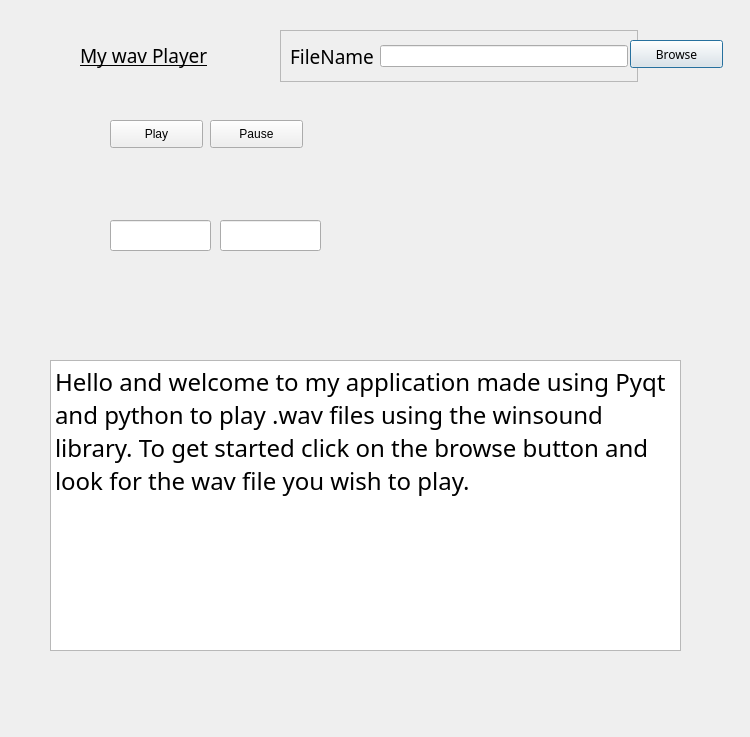
<?xml version="1.0" encoding="UTF-8"?>
<ui version="4.0">
 <class>Dialog</class>
 <widget class="QDialog" name="Dialog">
  <property name="geometry">
   <rect>
    <x>0</x>
    <y>0</y>
    <width>750</width>
    <height>737</height>
   </rect>
  </property>
  <property name="maximumSize">
   <size>
    <width>750</width>
    <height>1000</height>
   </size>
  </property>
  <property name="windowTitle">
   <string>Dialog</string>
  </property>
  <widget class="QTextBrowser" name="debugTextBrowser">
   <property name="geometry">
    <rect>
     <x>50</x>
     <y>360</y>
     <width>631</width>
     <height>291</height>
    </rect>
   </property>
   <property name="maximumSize">
    <size>
     <width>750</width>
     <height>1000</height>
    </size>
   </property>
   <property name="baseSize">
    <size>
     <width>750</width>
     <height>1000</height>
    </size>
   </property>
   <property name="font">
    <font>
     <family>MS PGothic</family>
     <pointsize>14</pointsize>
    </font>
   </property>
   <property name="html">
    <string>&lt;!DOCTYPE HTML PUBLIC &quot;-//W3C//DTD HTML 4.0//EN&quot; &quot;http://www.w3.org/TR/REC-html40/strict.dtd&quot;&gt;
&lt;html&gt;&lt;head&gt;&lt;meta name=&quot;qrichtext&quot; content=&quot;1&quot; /&gt;&lt;style type=&quot;text/css&quot;&gt;
p, li { white-space: pre-wrap; }
&lt;/style&gt;&lt;/head&gt;&lt;body style=&quot; font-family:'MS PGothic'; font-size:14pt; font-weight:400; font-style:normal;&quot;&gt;
&lt;p style=&quot; margin-top:0px; margin-bottom:0px; margin-left:0px; margin-right:0px; -qt-block-indent:0; text-indent:0px;&quot;&gt;&lt;span style=&quot; font-family:'MS Shell Dlg 2'; font-size:18pt;&quot;&gt;Hello and welcome to my application made using Pyqt and python to play .wav files using the winsound library. To get started click on the browse button and look for the wav file you wish to play.&lt;/span&gt;&lt;/p&gt;
&lt;p style=&quot;-qt-paragraph-type:empty; margin-top:0px; margin-bottom:0px; margin-left:0px; margin-right:0px; -qt-block-indent:0; text-indent:0px; font-family:'MS Shell Dlg 2'; font-size:18pt;&quot;&gt;&lt;br /&gt;&lt;/p&gt;&lt;/body&gt;&lt;/html&gt;</string>
   </property>
  </widget>
  <widget class="QLabel" name="label">
   <property name="geometry">
    <rect>
     <x>80</x>
     <y>30</y>
     <width>161</width>
     <height>51</height>
    </rect>
   </property>
   <property name="font">
    <font>
     <family>MS Gothic</family>
     <pointsize>14</pointsize>
     <underline>true</underline>
    </font>
   </property>
   <property name="text">
    <string>My wav Player</string>
   </property>
   <property name="scaledContents">
    <bool>false</bool>
   </property>
   <property name="wordWrap">
    <bool>false</bool>
   </property>
  </widget>
  <widget class="QFrame" name="frame">
   <property name="geometry">
    <rect>
     <x>280</x>
     <y>30</y>
     <width>358</width>
     <height>52</height>
    </rect>
   </property>
   <property name="frameShape">
    <enum>QFrame::StyledPanel</enum>
   </property>
   <property name="frameShadow">
    <enum>QFrame::Raised</enum>
   </property>
   <layout class="QHBoxLayout" name="horizontalLayout">
    <item>
     <widget class="QLabel" name="label_2">
      <property name="font">
       <font>
        <family>MS PGothic</family>
        <pointsize>14</pointsize>
       </font>
      </property>
      <property name="text">
       <string>FileName</string>
      </property>
      <property name="wordWrap">
       <bool>false</bool>
      </property>
     </widget>
    </item>
    <item>
     <widget class="QLineEdit" name="lineEdit"/>
    </item>
   </layout>
  </widget>
  <widget class="QPushButton" name="pushButton">
   <property name="geometry">
    <rect>
     <x>630</x>
     <y>40</y>
     <width>93</width>
     <height>28</height>
    </rect>
   </property>
   <property name="font">
    <font>
     <family>MS PGothic</family>
    </font>
   </property>
   <property name="text">
    <string>Browse</string>
   </property>
  </widget>
  <widget class="QPushButton" name="pushButton_2">
   <property name="geometry">
    <rect>
     <x>110</x>
     <y>120</y>
     <width>93</width>
     <height>28</height>
    </rect>
   </property>
   <property name="text">
    <string>Play</string>
   </property>
  </widget>
  <widget class="QPushButton" name="pushButton_3">
   <property name="geometry">
    <rect>
     <x>210</x>
     <y>120</y>
     <width>93</width>
     <height>28</height>
    </rect>
   </property>
   <property name="text">
    <string>Pause</string>
   </property>
  </widget>
  <widget class="QLineEdit" name="lineEdit_2">
   <property name="geometry">
    <rect>
     <x>110</x>
     <y>220</y>
     <width>101</width>
     <height>31</height>
    </rect>
   </property>
   <property name="baseSize">
    <size>
     <width>100</width>
     <height>50</height>
    </size>
   </property>
   <property name="font">
    <font>
     <family>MS PGothic</family>
     <pointsize>14</pointsize>
    </font>
   </property>
  </widget>
  <widget class="QLineEdit" name="lineEdit_3">
   <property name="geometry">
    <rect>
     <x>220</x>
     <y>220</y>
     <width>101</width>
     <height>31</height>
    </rect>
   </property>
   <property name="baseSize">
    <size>
     <width>100</width>
     <height>50</height>
    </size>
   </property>
   <property name="font">
    <font>
     <family>MS PGothic</family>
     <pointsize>14</pointsize>
    </font>
   </property>
  </widget>
 </widget>
 <resources/>
 <connections>
  <connection>
   <sender>pushButton</sender>
   <signal>clicked()</signal>
   <receiver>lineEdit</receiver>
   <slot>paste()</slot>
   <hints>
    <hint type="sourcelabel">
     <x>680</x>
     <y>49</y>
    </hint>
    <hint type="destinationlabel">
     <x>565</x>
     <y>58</y>
    </hint>
   </hints>
  </connection>
 </connections>
</ui>
